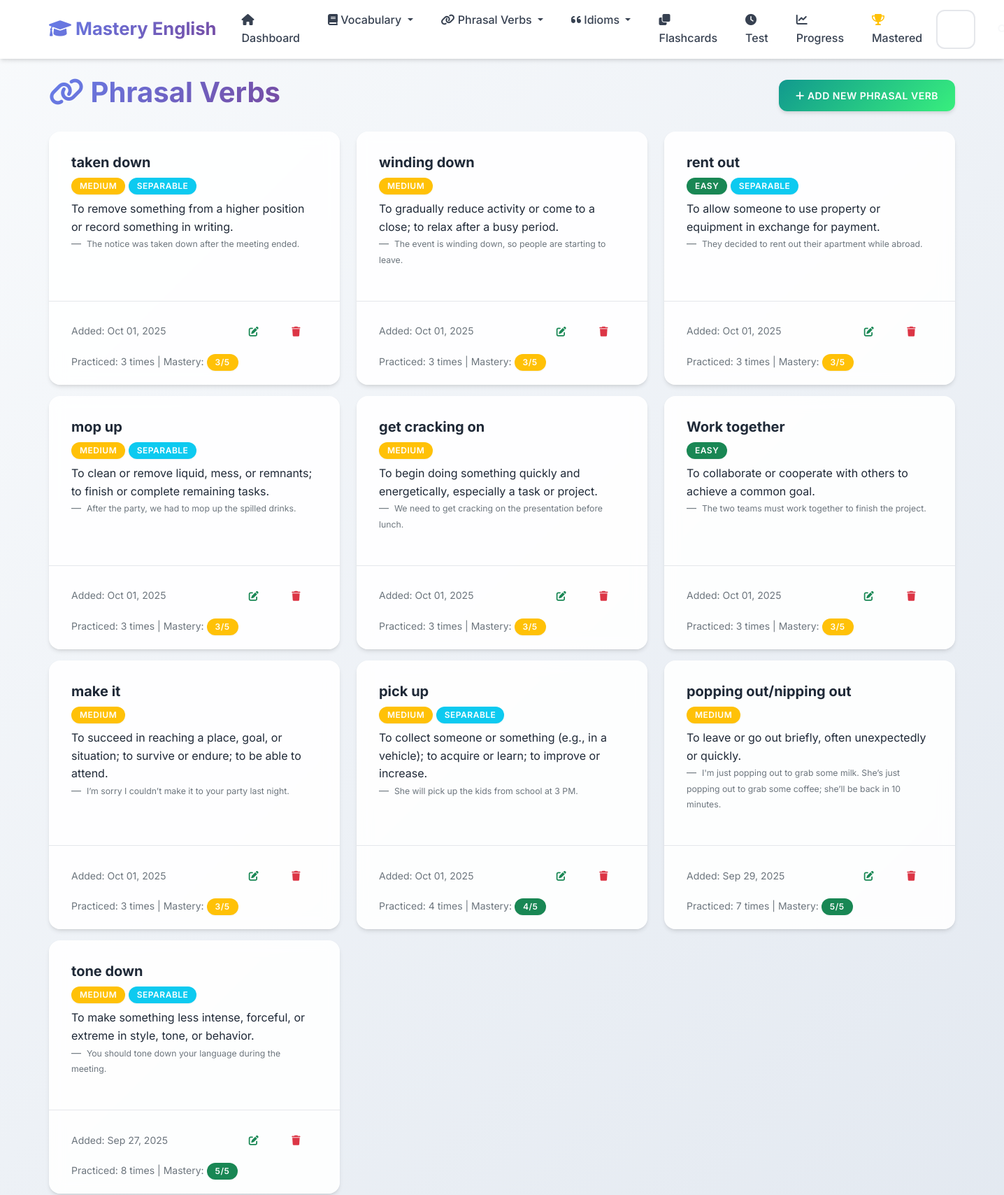
/phrasal-verbs (upper part), run on an earlier commit of the app's database.
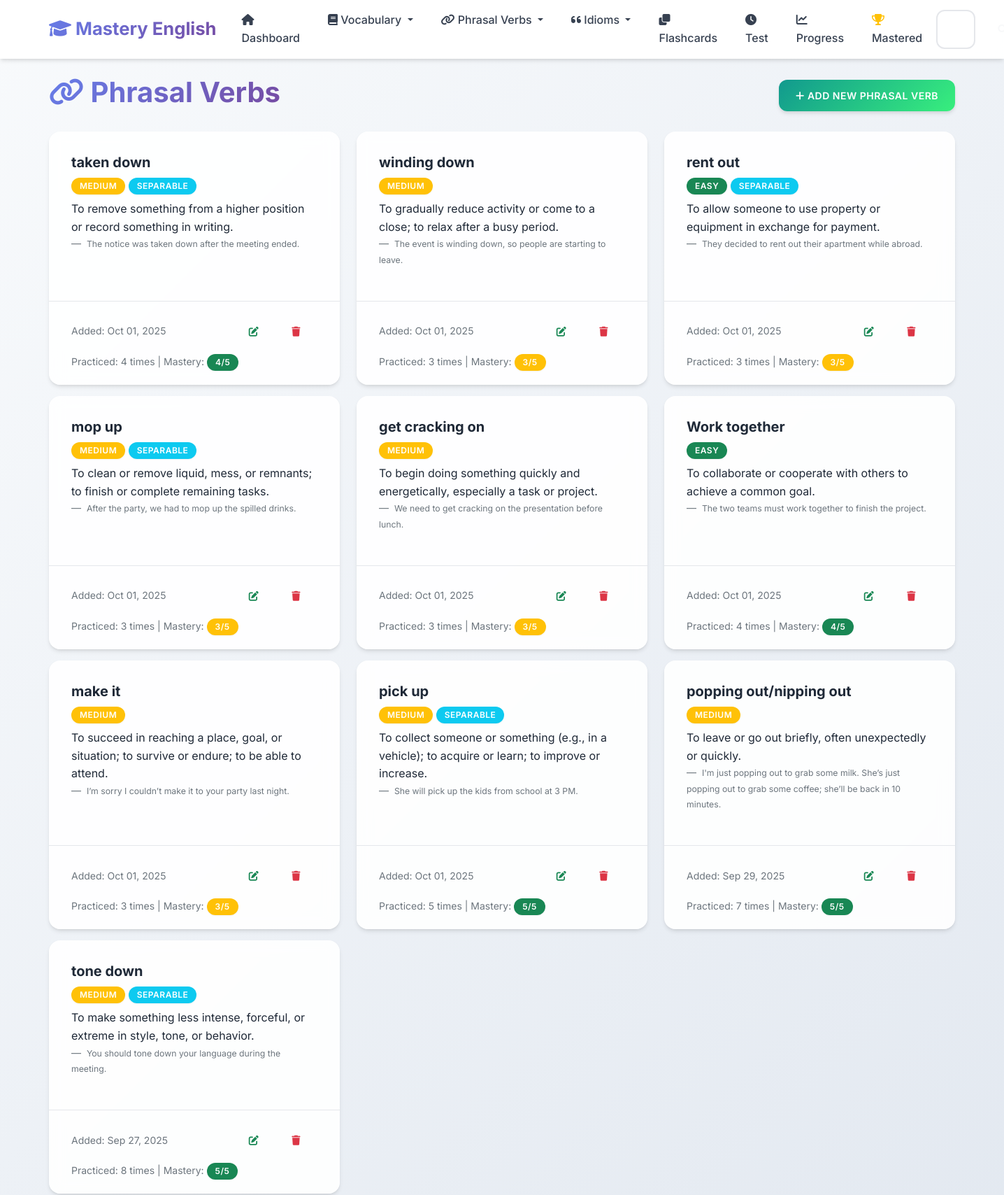
And on a later commit of the database.
### app.py (models this page shows, shortened)
class PhrasalVerb(db.Model):
    __tablename__ = 'phrasal_verbs'
    id = db.Column(db.Integer, primary_key=True)
    phrasal_verb = db.Column(db.String(100), nullable=False)
    meaning = db.Column(db.Text, nullable=False)
    example_sentence = db.Column(db.Text)
    separable = db.Column(db.Boolean, default=False)
    difficulty_level = db.Column(db.String(20), default='medium')
    date_added = db.Column(db.DateTime, default=datetime.utcnow)
    times_practiced = db.Column(db.Integer, default=0)
    last_practiced = db.Column(db.DateTime)
    mastery_level = db.Column(db.Integer, default=0)

### app.py (the view)
@app.route('/phrasal-verbs')
def phrasal_verbs_list():
    page = request.args.get('page', 1, type=int)
    phrasal_verbs = PhrasalVerb.query.order_by(PhrasalVerb.date_added.desc()).paginate(
        page=page, per_page=10, error_out=False)
    return render_template('phrasal_verbs_list.html', phrasal_verbs=phrasal_verbs)

### templates/phrasal_verbs_list.html (shortened to what this page needs)
{% extends "base.html" %}
{% block content %}
<div class="row">
    <div class="col-12">
        <div class="d-flex justify-content-between align-items-center mb-4">
            <h1>
                <i class="fas fa-link"></i> Phrasal Verbs
            </h1>
            <a href="{{ url_for('add_phrasal_verb') }}" class="btn btn-success">
                <i class="fas fa-plus"></i> Add New Phrasal Verb
            </a>
        </div>
    </div>
</div>
{% if phrasal_verbs.items %}
    <div class="row">
        {% for phrasal in phrasal_verbs.items %}
            <div class="col-md-6 col-lg-4 mb-3">
                <div class="card h-100">
                    <div class="card-body">
                        <h5 class="card-title">{{ phrasal.phrasal_verb }}</h5>
                        <span class="badge bg-{% if phrasal.difficulty_level == 'easy' %}success{% elif phrasal.difficulty_level == 'hard' %}danger{% else %}warning{% endif %} mb-2">
                            {{ phrasal.difficulty_level.title() }}
                        </span>
                        {% if phrasal.separable %}
                            <span class="badge bg-info mb-2">Separable</span>
                        {% endif %}
                        <p class="card-text">{{ phrasal.meaning }}</p>
                        {% if phrasal.example_sentence %}
                            <blockquote class="blockquote-footer">
                                <small>{{ phrasal.example_sentence }}</small>
                            </blockquote>
                        {% endif %}
                    </div>
                    <div class="card-footer bg-transparent">
                        <div class="d-flex justify-content-between align-items-center">
                            <small class="text-muted">
                                Added: {{ phrasal.date_added.strftime('%b %d, %Y') }}
                            </small>
                            <div class="btn-group" role="group">
                                <a href="{{ url_for('edit_phrasal_verb', id=phrasal.id) }}" class="btn btn-sm btn-outline-success">
                                    <i class="fas fa-edit"></i>
                                </a>
                                <button type="button" class="btn btn-sm btn-outline-danger" onclick="confirmDelete('{{ phrasal.phrasal_verb }}', '{{ url_for('delete_phrasal_verb', id=phrasal.id) }}')">
                                    <i class="fas fa-trash"></i>
                                </button>
                            </div>
                        </div>
                        {% if phrasal.times_practiced > 0 %}
                            <div class="mt-2">
                                <small class="text-muted">
                                    Practiced: {{ phrasal.times_practiced }} times
                                    | Mastery:
                                    <span class="badge bg-{% if phrasal.mastery_level >= 4 %}success{% elif phrasal.mastery_level >= 2 %}warning{% else %}danger{% endif %}">
                                        {{ phrasal.mastery_level }}/5
                                    </span>
                                </small>
                            </div>
                        {% endif %}
                    </div>
                </div>
            </div>
        {% endfor %}
    </div>
{% endif %}
{% endblock %}

What changed in the data, as far as the page shows it:
changed PhrasalVerb "taken down": times_practiced "3" → "4"; mastery_level "3" → "4"
changed PhrasalVerb "Work together": times_practiced "3" → "4"; mastery_level "3" → "4"
changed PhrasalVerb "pick up": times_practiced "4" → "5"; mastery_level "4" → "5"
